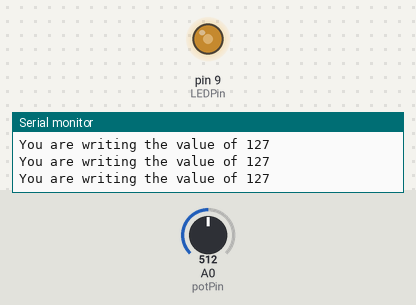
This sketch was run on a simulated Arduino Uno, built with avr-gcc and run on an emulated ATmega328P. Parts: output pins drawn as LEDs (lit = HIGH), the last lines printed to the serial monitor. Inputs (shaded band) come from the test bench; at power-on: A0 (potPin) = 512.

Above: at 1.2 s.
1.3 s: A0 (potPin) set to 414
At 1.8 s:
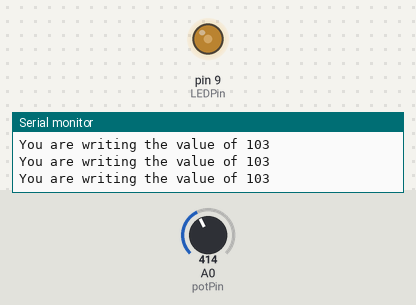
4.3 s: A0 (potPin) set to 386
At 5.5 s:
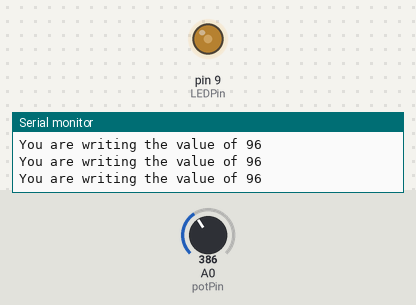
5.8 s: A0 (potPin) set to 716
At 7.0 s:
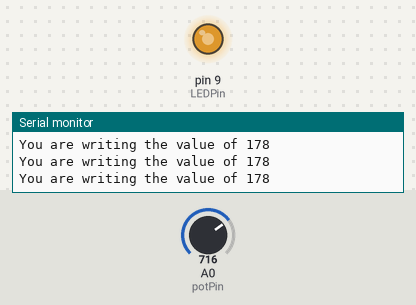
7.3 s: A0 (potPin) set to 122
At 8.5 s:
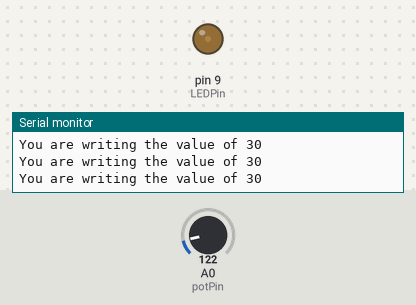
8.8 s: A0 (potPin) set to 44
At 10.3 s:
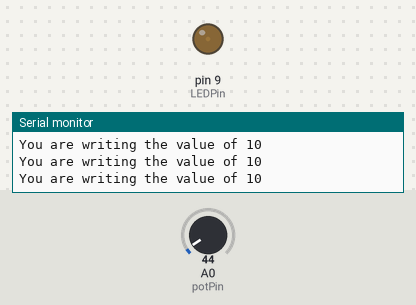
11.8 s: A0 (potPin) set to 38
At 13.2 s:
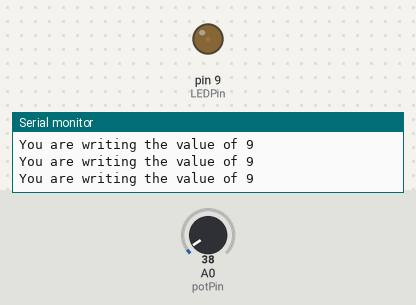
Timing chart, 0 to 14.8 s (numbered marks = the images above; inputs shaded):
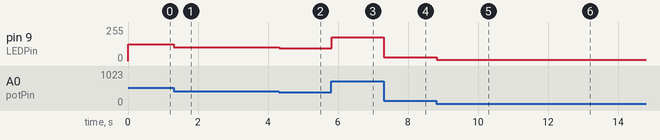

Measured:
- after the input at 1.3 s, pin 9 (LEDPin): 127/255 → 103/255 at once
- after the input at 4.3 s, pin 9 (LEDPin): 103/255 → 96/255 at once
- after the input at 5.8 s, pin 9 (LEDPin): 96/255 → 178/255 at once
- after the input at 7.3 s, pin 9 (LEDPin): 178/255 → 30/255 at once
- after the input at 8.8 s, pin 9 (LEDPin): 30/255 → 10/255 at once
- after the input at 11.8 s, pin 9 (LEDPin): 10/255 → 9/255 at once

The sketch:

DimLEDWithPotentiometer.ino
```cpp
int LEDPin = 9;
int potPin = A0;
int readValue;
int writeValue;

void setup() {

  Serial.begin(9600);
  pinMode(potPin,INPUT);
  pinMode(LEDPin,OUTPUT);


}

void loop() {
  readValue = analogRead(potPin);
  writeValue = (255./1023.) * readValue;
  analogWrite(LEDPin,writeValue);
  Serial.print("You are writing the value of ");
  Serial.println(writeValue);
}
```
